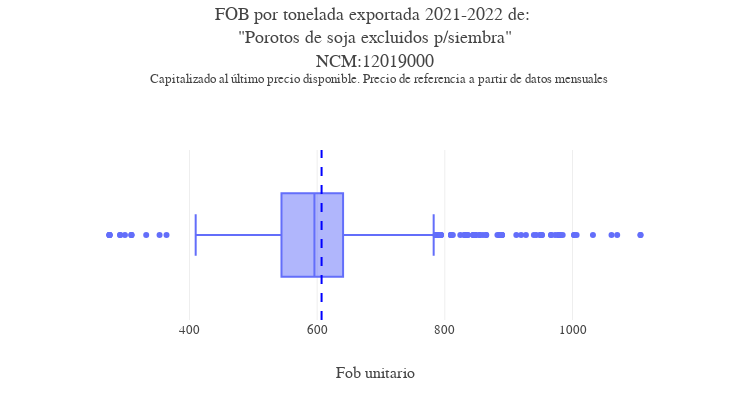

The notebook cell this image was saved under:
### Code cell
comercio.precio_boxplot_capitalizado(df=comercio.df_producto,
                                 ncm=12019000,
                                 sim='default',
                                 n_paises='default',
                                 max_range=3000
                                 )

### Figure 1 — Plotly figure (JSON) as saved in the notebook; plotly's stock layout.template omitted (floating-point values rounded to 4 significant figures; data arrays with more than 128 entries replaced by an {"elided": "..."} marker saying what was removed)
{"data": [{"alignmentgroup": "True", "customdata": {"elided": "1751x11 mixed values"}, "hovertemplate": "Precio capitalizado=%{x}<br>Documento=%{customdata[0]}<br>Fob=%{customdata[1]}<br>sim=%{customdata[2]}<br>Precio=%{customdata[3]}<br>Spread=%{customdata[4]}<br>Kg=%{customdata[5]}<br>Destino=%{customdata[6]}<br>Precio de referencia=%{customdata[7]}<br>sec=%{customdata[8]}<br>Fecha=%{customdata[9]}<br>Exportador=%{customdata[10]}<extra></extra>", "legendgroup": "", "marker": {"color": "#636efa"}, "name": "", "notched": false, "offsetgroup": "", "orientation": "h", "showlegend": false, "type": "box", "x": {"elided": "1751 float values"}, "x0": " ", "xaxis": "x", "y0": " ", "yaxis": "y"}], "layout": {"boxmode": "group", "font": {"family": "Georgia", "size": 13}, "height": 400, "legend": {"tracegroupgap": 0}, "margin": {"t": 150}, "separators": ",.", "shapes": [{"line": {"color": "blue", "dash": "dash"}, "type": "line", "x0": 606.9, "x1": 606.9, "xref": "x", "y0": 0, "y1": 1, "yref": "y domain"}], "showlegend": false, "title": {"text": "FOB por tonelada exportada 2021-2022 de: <br>\"Porotos de soja excluidos p/siembra\"<br>NCM:12019000<br> <sup> Capitalizado al último precio disponible. Precio de referencia a partir de datos mensuales", "y": 0.95}, "width": 750, "xaxis": {"anchor": "y", "domain": [0, 1], "title": {"text": "Fob unitario"}}, "yaxis": {"anchor": "x", "domain": [0, 1], "title": {"text": ""}}}}
